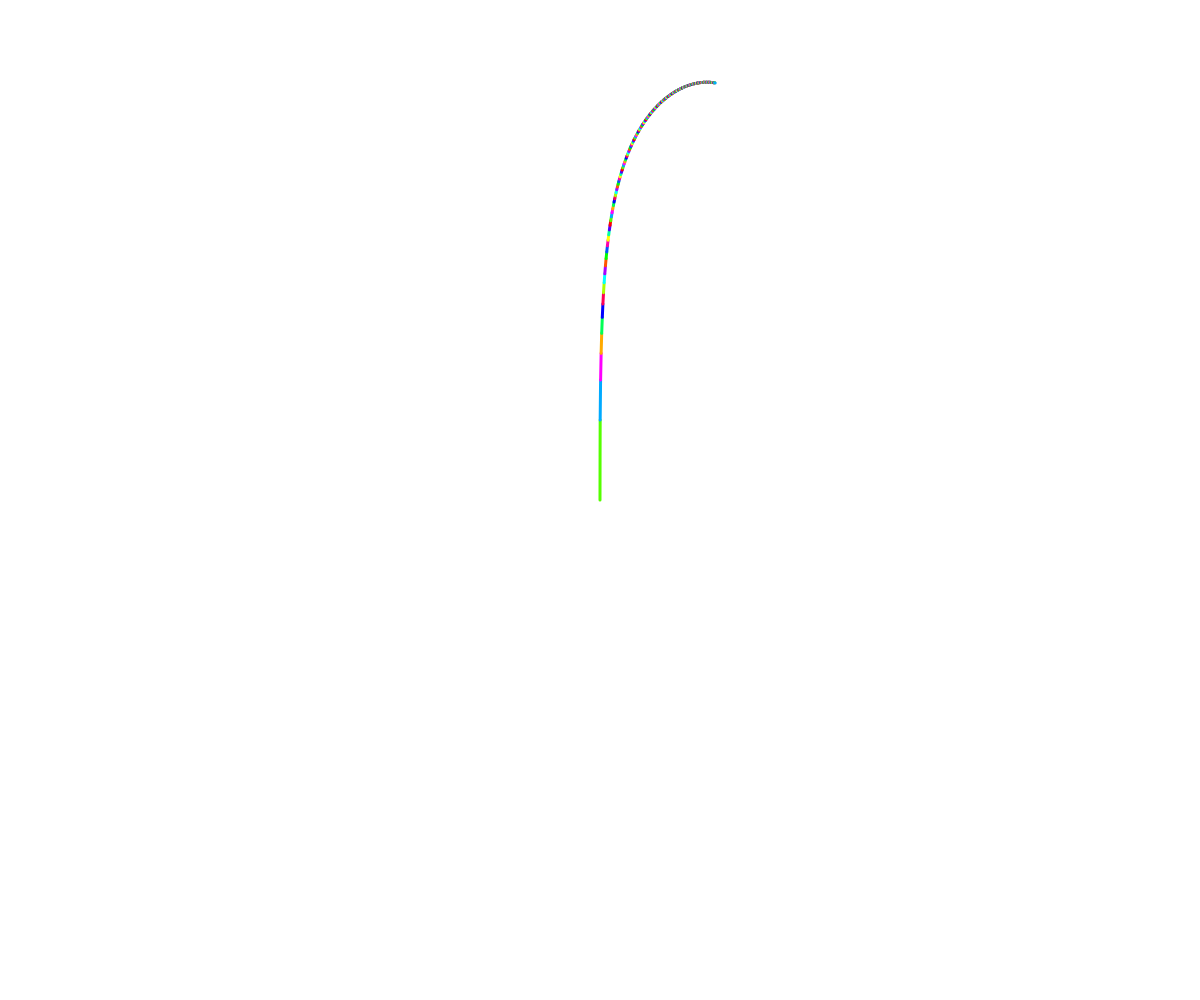
Frame 1 (no input)
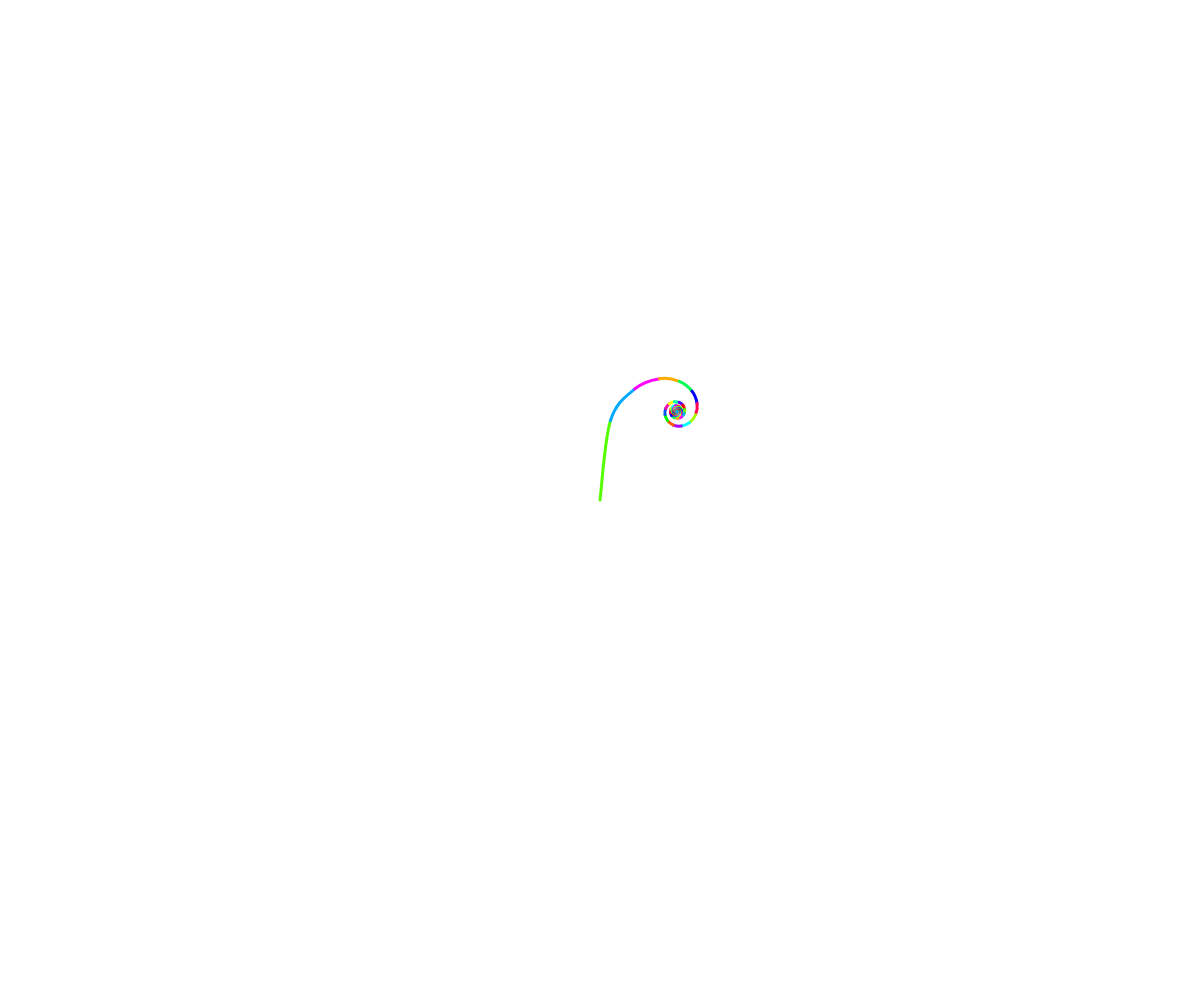
Frame 60 (no input)
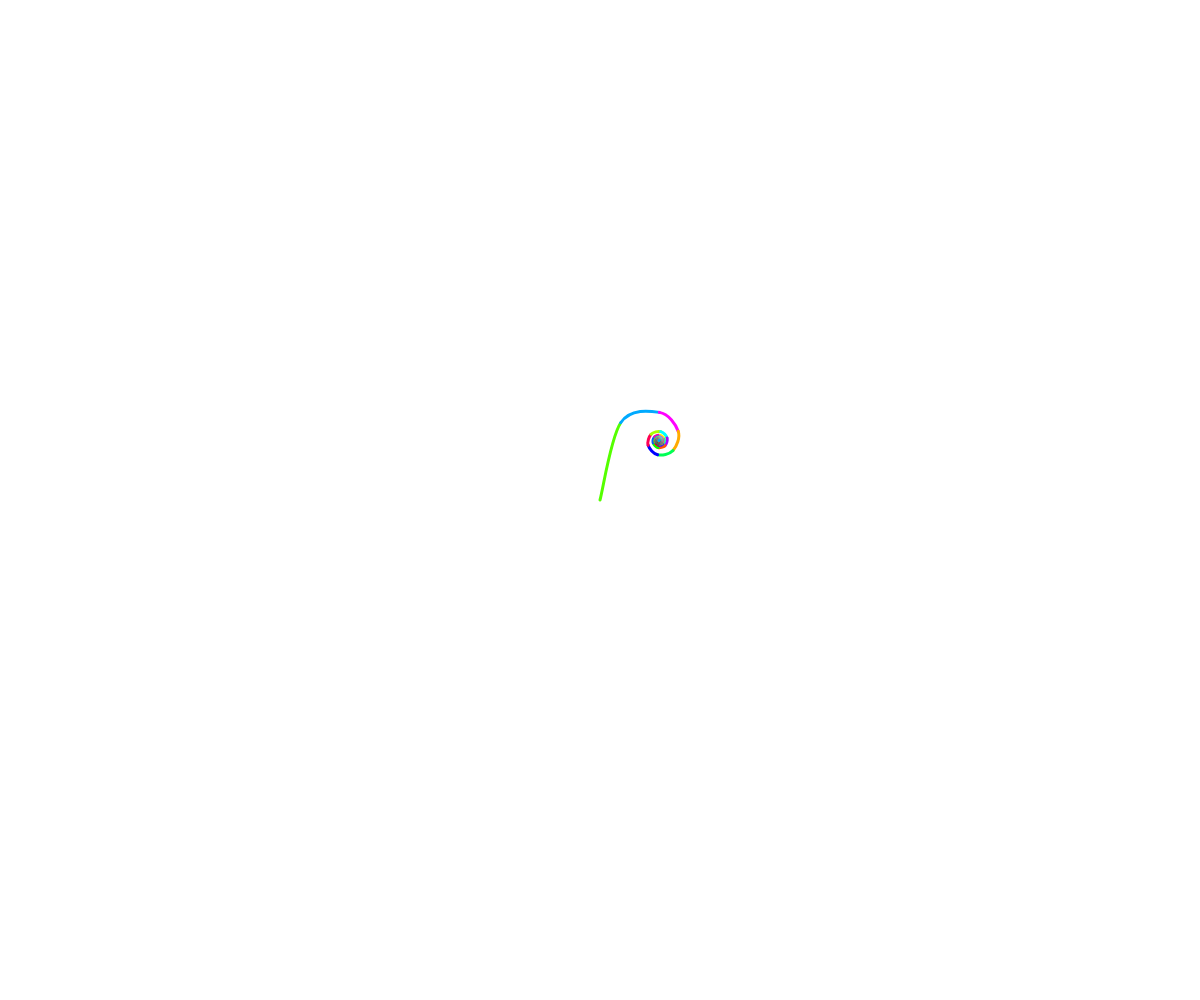
Frame 120 (the mouse pressed at the canvas centre since frame 60)

The p5.js sketch that drew these frames (run headless with seeded random() and noise() and a simulated clock; from frame 60 on, the mouse is pressed at the canvas centre):

// p5.js sketch
// ── sketch.js
class Vector {
  constructor(x, y) {
    this.x = x;
    this.y = y;
  }

  toString() {
    return `(${this.x}, ${this.y})`
  }
}
class Line {
  constructor(fixed, movable) {
    this.fixed = fixed;
    this.movable = movable;
  }

  translate(vector) {
    // vector is [x,y]
    this.fixed.x += vector.x
    this.fixed.y += vector.y
    this.movable.x += vector.x
    this.movable.y += vector.y
  }

  rotate(degrees) {
    // always rotate about fixed
    let radians = degrees / 180 * Math.PI;
    // translate fixed to origin
    let originX = this.movable.x - this.fixed.x; 
    let originY = this.movable.y - this.fixed.y;
    // rotate movable about origin
    let rotatedX = originX * Math.cos(radians) - originY * Math.sin(radians);
    let rotatedY = originX * Math.sin(radians) + originY * Math.cos(radians);
    // translate back to fixed
    this.movable.x = rotatedX + this.fixed.x;
    this.movable.y = rotatedY + this.fixed.y;
  }

  magnitude() {
    return Math.sqrt(Math.pow(this.movable.x - this.fixed.x, 2) + Math.pow(this.movable.y - this.fixed.y, 2));
  }

  toString() {
    return `Line ${this.fixed}->${this.movable}`
  }
}
class Segment {
  constructor(line, rotationSpeed) {
    this.line = line;
    this.rotationSpeed = rotationSpeed;
  }

  doRotate() {
    this.line.rotate(this.rotationSpeed * deltaTime);
  }

  toString() {
    return `Segment ${this.line} @ ${this.rotationSpeed}`
  }
}
class Segments {
  constructor(start) {
    this.segments = [];
    this.start = start;
  }

  addSegment(magnitude, rotationSpeed) {
    if (this.segments.length == 0) {
      // create a segment from start
      this.segments.push(new Segment(new Line(new Vector(this.start.x, this.start.y), new Vector(this.start.x, this.start.y - magnitude)), rotationSpeed));
    } else {
      // append this segment from the previous
      let previousSegment = this.segments[this.segments.length - 1];
      this.segments.push(new Segment(new Line(new Vector(previousSegment.line.movable.x, previousSegment.line.movable.y), new Vector(previousSegment.line.movable.x, previousSegment.line.movable.y - magnitude)), rotationSpeed));
    }
  }

  process() {
    for (let i = 0; i < this.segments.length; i++) {
      let segment = this.segments[i];
      if (i > 0) {
        let previous = this.segments[i-1];
        // if we have a previous, first translate to where the previous one ended
        segment.line.translate(new Vector(previous.line.movable.x - segment.line.fixed.x, previous.line.movable.y - segment.line.fixed.y));
      }
      segment.doRotate();
    }
  }

  drawWithLines() {
    for (let i = 0; i < this.segments.length; i++) {
      drawLine(this.segments[i].line, i);
    }
  }

  drawWithCurves() {
    for (let i = 0; i < this.segments.length; i++) {
      // I want to draw my curves with 4 points
      // let's do the previous line's fixed, my line's fixed and movable, and the next line's movable
      let previousFixed = (i == 0) ? this.segments[i].line.fixed : this.segments[i-1].line.fixed;
      let nextMovable = (i == this.segments.length - 1) ? this.segments[i].line.movable : this.segments[i+1].line.movable;
      drawCurve(previousFixed, this.segments[i].line.fixed, this.segments[i].line.movable, nextMovable, i);
    }
  }

  draw() {
    // this.drawWithLines();
    this.drawWithCurves();
  }

  toString() {
    return `Segments ${this.segments}`
  }
}

function randomInt(min, max) {
  return Math.floor(Math.random() * (max - min)) + min;
}

function drawLine(lineToDraw, i) {
  strokeWeight(3);
  stroke((100 * (i + 1)) % 360, 100, 100);
  line(lineToDraw.fixed.x, lineToDraw.fixed.y, lineToDraw.movable.x, lineToDraw.movable.y);
}

function drawCurve(v1, v2, v3, v4, i) {
  strokeWeight(3);
  stroke((100 * (i + 1)) % 360, 100, 100);
  curve(v1.x, v1.y, v2.x, v2.y, v3.x, v3.y, v4.x, v4.y);
}

let segments;

function setup() {
  createCanvas(windowWidth, windowHeight);
  colorMode(HSB);
  segments = new Segments(new Vector(windowWidth / 2, windowHeight / 2));
  for (let i = 0; i < 200; i++) {
    segments.addSegment(80 * (1/(i + 1)), (0.25+i) * 0.03);
  }
}

function draw() {
  clear();
  segments.process();
  segments.draw();
}
